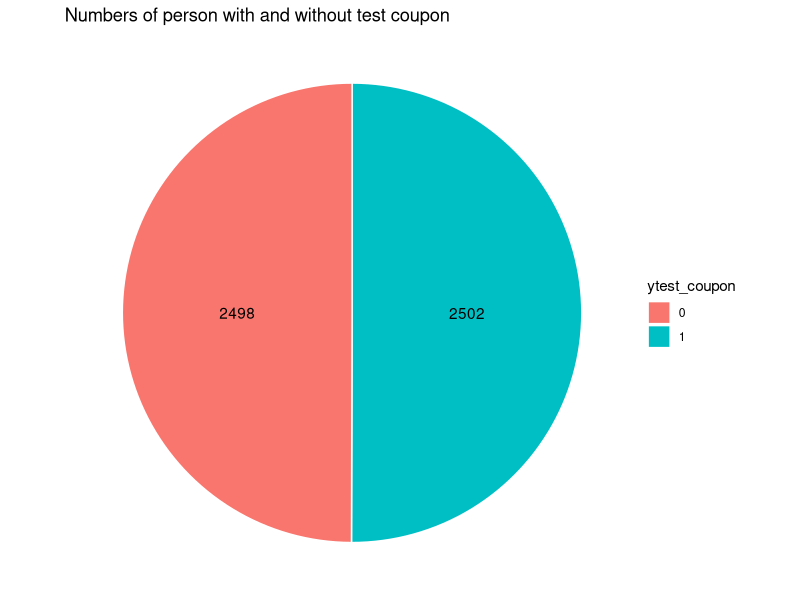
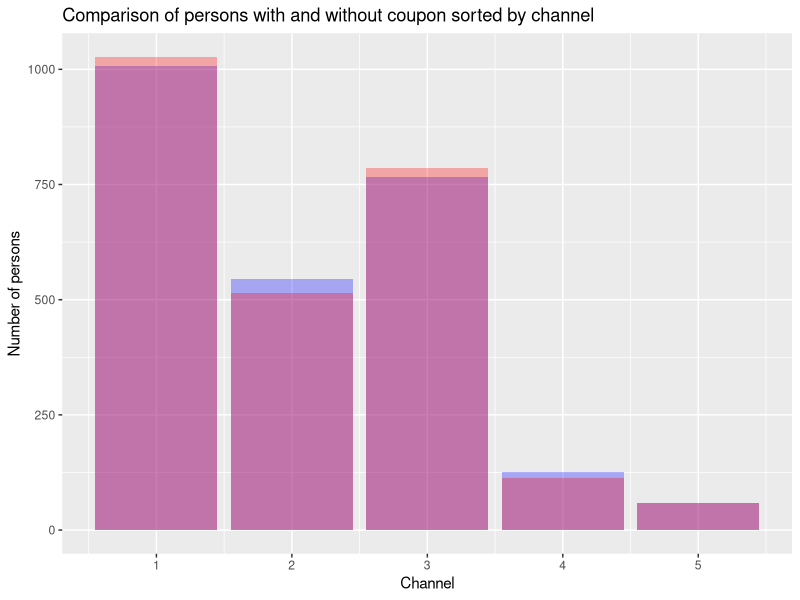
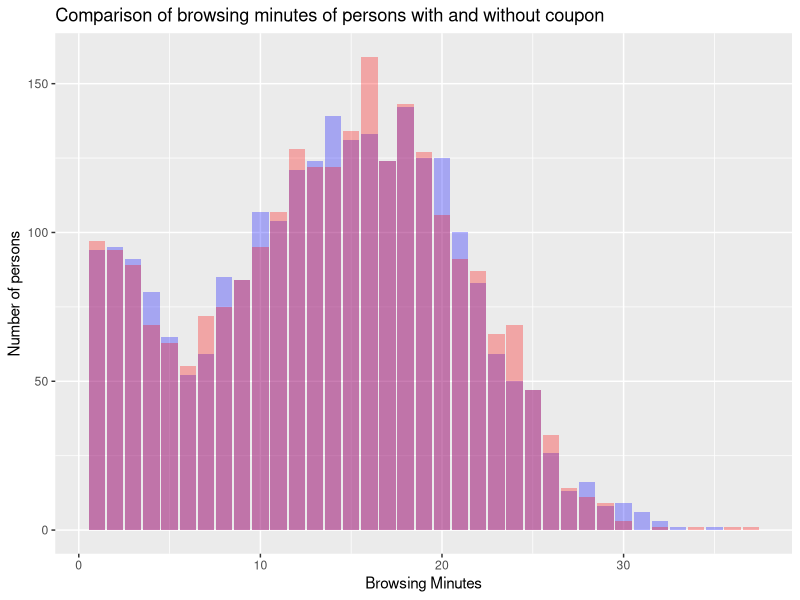
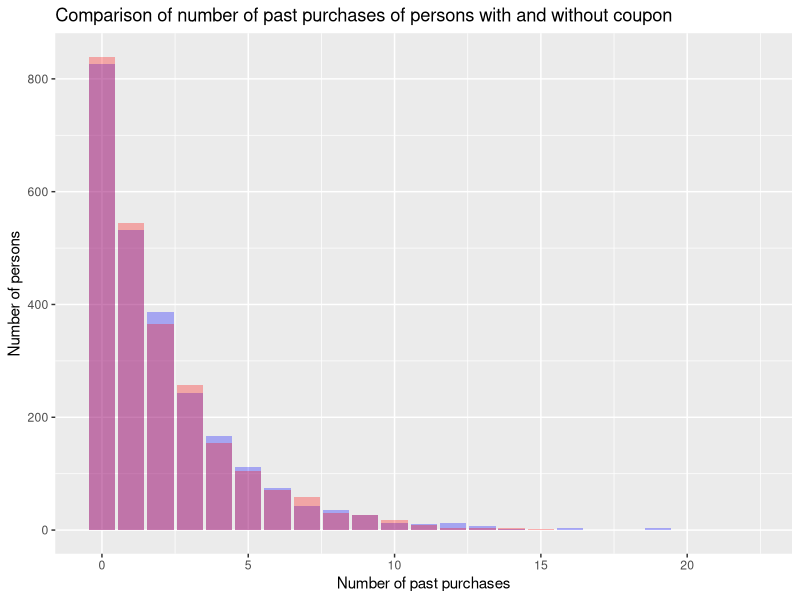
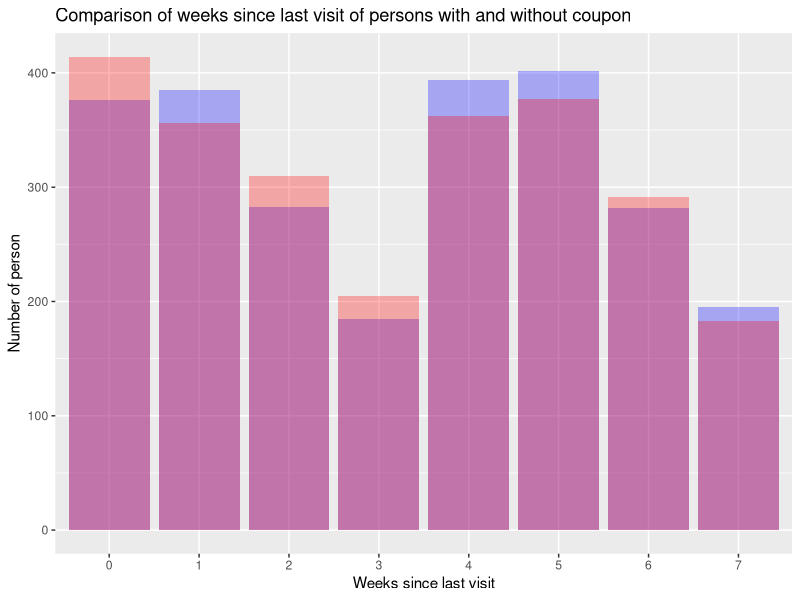
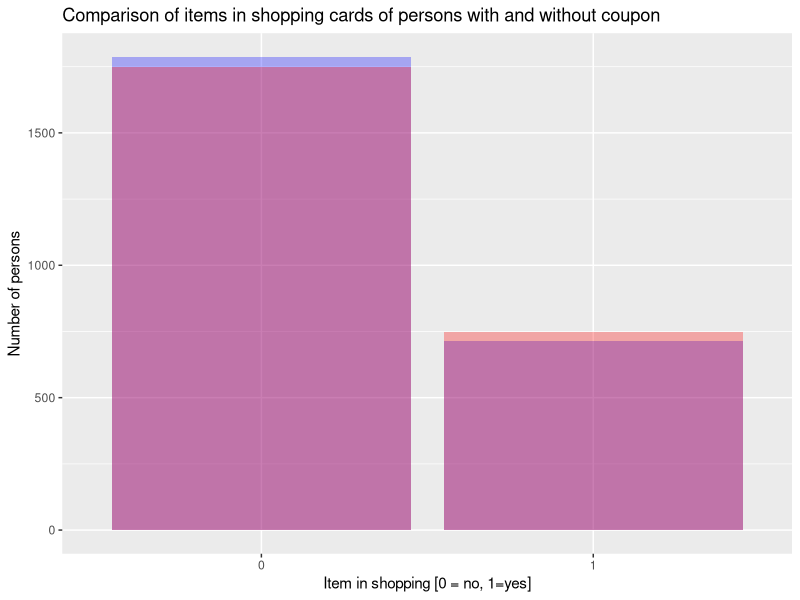
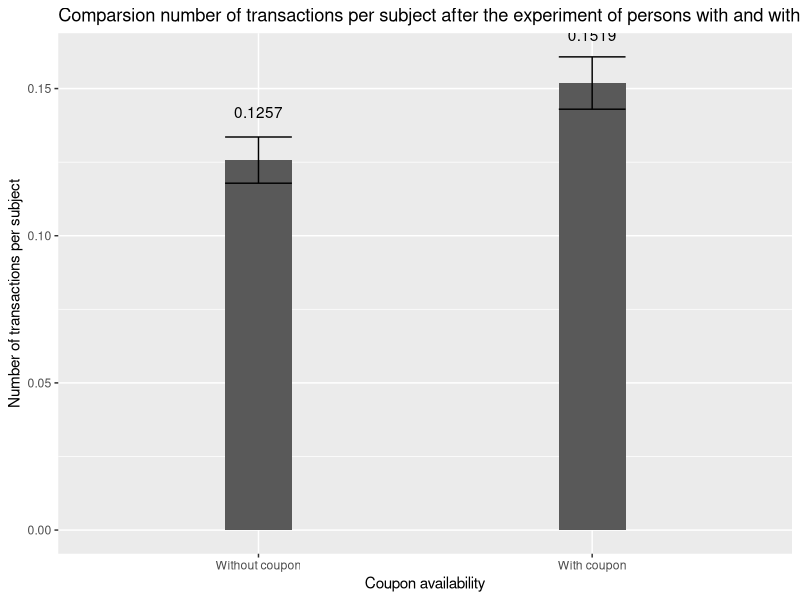
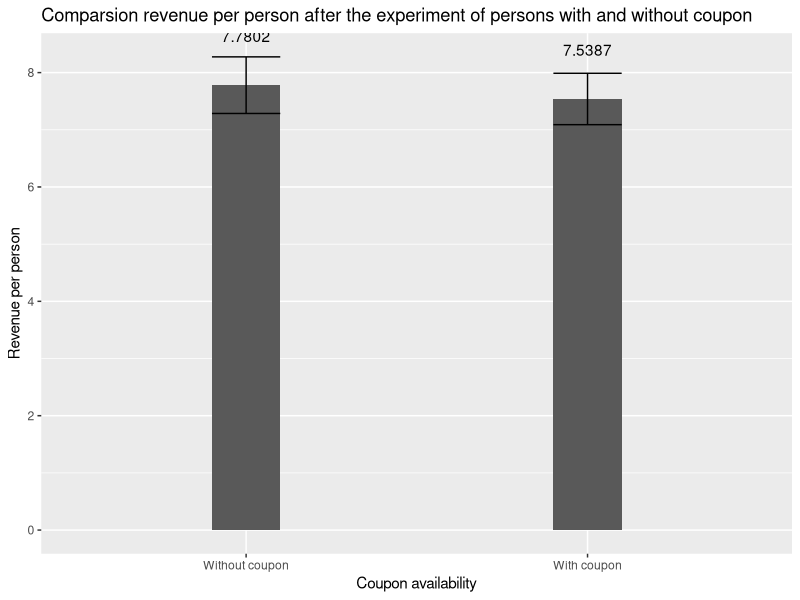

Generate these figures, in order, with R:
# install.packages("tidyverse")
# install.packages("plotrix")
# install.packages("psych")
# install.packages("ggplot2")
# install.packages("psych")
library(tidyverse)
library(plotrix)
library(psych)
library(ggplot2)
library(psych)
data <- read.csv("data.csv")


# _______        _      __ 
#|__   __|      | |    /_ |
#   | | __ _ ___| | __  | |
#   | |/ _` / __| |/ /  | |
#   | | (_| \__ \   <   | |
#   |_|\__,_|___/_|\_\  |_|
#                   
# (check if manipulation was indeed random)

# Compare number of values in both test sets
data$ytest_coupon=factor(data$test_coupon)
data$yshopping_cart=factor(data$shopping_cart)
no_test_coupon <- data %>%
  group_by(ytest_coupon) %>%
  summarise(n = n())

no_test_coupon
no_test_coupon_pos <- no_test_coupon %>% 
  arrange(desc(ytest_coupon)) %>%
  mutate(lab.ypos = cumsum(n) - 0.5*n)
no_test_coupon_pos

ggplot(no_test_coupon_pos, aes(x="", y = n, fill = ytest_coupon)) + 
  geom_bar(width = 1, stat= "identity", color= "white") + 
  coord_polar("y", start = 0) + 
  geom_text(aes(y = lab.ypos, label=n), color= "black") + 
  theme_void() +
  ggtitle("Numbers of person with and without test coupon")


# Generate data-frames for plotting for coupon and no-coupon
data_coupon <- data %>% filter(test_coupon == 1)
data_no_coupon <- data %>% filter(test_coupon == 0)

# check for randomness in channel_acq
data_channel_acq <- data %>%
    group_by(test_coupon, channel_acq) %>%
    summarize(number = n())

ggplot(data, aes(x = channel_acq, fill = test_coupon)) +
    geom_bar(data = data_coupon, fill = "blue", alpha = 0.3) +
    geom_bar(data = data_no_coupon, fill = "red", alpha = 0.3) + 
    labs(title="Comparison of persons with and without coupon sorted by channel", x = "Channel", y = "Number of persons")

# Maybe relevant: wilcox.test(browsing_minutes ~ test_coupon, data = data)

# Check for randomness in browsing_minutes
data %>%
    group_by(test_coupon) %>%
    summarise(
      number = n(), 
      mean_browsing_minutes = mean(browsing_minutes),
      sd_browsing_minutes = sd(browsing_minutes), 
      std_browsing_minutes = std.error(browsing_minutes)
    )

describeBy(data$browsing_minutes, data$test_coupon)

ggplot(data, aes(x = browsing_minutes, fill = test_coupon)) +
    geom_bar(data = data_coupon, fill = "blue", alpha = 0.3) +
    geom_bar(data = data_no_coupon, fill = "red", alpha = 0.3) +
    labs(title="Comparison of browsing minutes of persons with and without coupon", x="Browsing Minutes", y="Number of persons")


# Check for randomness in num_past_purch
data %>%
    group_by(test_coupon) %>%
    summarize(
        number = n(), mean(num_past_purch),
        sd(num_past_purch), std.error(num_past_purch)
    )

describeBy(data$num_past_purch, data$test_coupon)

ggplot(data, aes(x = num_past_purch, fill = test_coupon)) +
    geom_bar(data = data_coupon, fill = "blue", alpha = 0.3) +
    geom_bar(data = data_no_coupon, fill = "red", alpha = 0.3) +
    labs(title="Comparison of number of past purchases of persons with and without coupon", x="Number of past purchases", y="Number of persons")


# Check for randomness spent_last_purchase
data %>%
    group_by(test_coupon) %>%
    summarize(
        number = n(), mean(spent_last_purchase),
        sd(spent_last_purchase), std.error(spent_last_purchase)
    )

describeBy(data$spent_last_purchase, data$test_coupon)

# Check for randomness in weeks_since_visit
data %>%
    group_by(test_coupon) %>%
    summarize(
        number = n(), mean(weeks_since_visit),
        sd(weeks_since_visit), std.error(weeks_since_visit)
    )

describeBy(data$weeks_since_visit, data$test_coupon)

ggplot(data, aes(x = factor(weeks_since_visit), fill = test_coupon)) +
    geom_bar(data = data_coupon, fill = "blue", alpha = 0.3) +
    geom_bar(data = data_no_coupon, fill = "red", alpha = 0.3) +
    labs(title="Comparison of weeks since last visit of persons with and without coupon", x="Weeks since last visit", y="Number of person")


# Check for shopping_cart
describeBy(data$shopping_cart, data$test_coupon)

ggplot(data, aes(x = factor(shopping_cart), fill = test_coupon)) +
  geom_bar(data = data_coupon, fill = "blue", alpha = 0.3) +
  geom_bar(data = data_no_coupon, fill = "red", alpha = 0.3) + 
  labs(title="Comparison of items in shopping cards of persons with and without coupon", x = "Item in shopping [0 = no, 1=yes]", y = "Number of persons")


#  _______        _      ___  
# |__   __|      | |    |__ \ 
#    | | __ _ ___| | __    ) |
#    | |/ _` / __| |/ /   / / 
#    | | (_| \__ \   <   / /_ 
#    |_|\__,_|___/_|\_\ |____|
#
# (Were they effective: Did it increase revenue or interactions?)

effects_of_coupon <- data %>%
    group_by(test_coupon) %>%
    summarize(
        number = n(), revenue_per_subject = sum(revenue_after) / n(),
        transactions_per_subject = sum(trans_after) / n(), error_rev=std.error(revenue_after), error_trans=std.error(trans_after)
    )

# Plot transactions_per_subject
plot_data <- data.frame(
    coupon = factor(c("Without coupon", "With coupon"),
        levels = c("Without coupon", "With coupon")
    ),
    transactions_per_subject = effects_of_coupon$transactions_per_subject,
    error_trans = effects_of_coupon$error_trans,
    error_rev = effects_of_coupon$error_rev
)
ggplot(plot_data, aes(x = coupon, y = transactions_per_subject)) +
    geom_bar(stat = "identity", width = 0.2) +
    geom_errorbar(aes(ymin = transactions_per_subject - error_trans,
      ymax = transactions_per_subject + error_trans), width = .2,
      position = position_dodge(.9)) +
    geom_text(aes(label=round(transactions_per_subject, digits=4)), position=position_dodge(width=0.9), vjust=-3.5)+
    labs(title="Comparsion number of transactions per subject after the experiment of persons with and without coupon", x="Coupon availability", y="Number of transactions per subject")

# Plot revenue_per_subject
plot_data <- data.frame(
    coupon = factor(c("Without coupon", "With coupon"),
        levels = c("Without coupon", "With coupon")
    ),
    revenue_per_subject = effects_of_coupon$revenue_per_subject,
    error_trans = effects_of_coupon$error_trans,
    error_rev = effects_of_coupon$error_rev
)
ggplot(plot_data, aes(x = coupon, y = revenue_per_subject)) +
    geom_bar(stat = "identity", width = 0.2) +
    geom_errorbar(aes(ymin = revenue_per_subject - error_rev,
      ymax = revenue_per_subject + error_rev), width = .2,
      position = position_dodge(.9)) +
    geom_text(aes(label=round(revenue_per_subject, digits=4)), position=position_dodge(width=0.9), vjust=-3.6) +
    labs(title="Comparsion revenue per person after the experiment of persons with and without coupon", x="Coupon availability", y="Revenue per person")


#  _______        _      ____  
# |__   __|      | |    |___ \ 
#    | | __ _ ___| | __   __) |
#    | |/ _` / __| |/ /  |__ < 
#    | | (_| \__ \   <   ___) |
#    |_|\__,_|___/_|\_\ |____/ 

# a. What drives effect of the coupon?
# Q: Does the number of previous purchases impact the efficiency
# (the revenue per subject) of the coupon?
a <- data %>%
    group_by(test_coupon, num_past_purch) %>%
    summarize(
        number = n(), revenue_per_subject = sum(revenue_after) / n(),
        transactions_per_subject = sum(trans_after) / n(), 
        error_revenue = std.error(revenue_after),
        error_trans = std.error(trans_after)
    ) %>% filter(number >= 10 )
a$ytest_coupon = factor(a$test_coupon)
print(n = 100, a)
# A: Yes, it does. E

ggplot(a, aes(x = num_past_purch, y = revenue_per_subject, fill=ytest_coupon)) +
  geom_bar(stat="identity", color="black", position=position_dodge()) + 
  geom_errorbar(aes(ymin = revenue_per_subject - error_revenue,
        ymax = revenue_per_subject + error_revenue), width = .2,
        position = position_dodge(.9)) +
  labs(title="Revenue per person with respect to past purchases and in comparison with and without coupon", x = "Number of past purchases", y = "Revenue per person")


ggplot(a, aes(x = num_past_purch, y = transactions_per_subject, fill=ytest_coupon)) +
  geom_bar(stat="identity", color="black", position=position_dodge()) +
  geom_errorbar(aes(ymin = transactions_per_subject - error_trans,
      ymax = transactions_per_subject + error_trans), width = .2,
      position = position_dodge(.9)) +
  labs(title="Transaction per person with respect to past purchases and in comparison with and without coupon", x = "Number of past purchases", y = "Transactions per person")


b <- data %>%
    group_by(test_coupon, weeks_since_visit) %>%
    summarize(n(), revenue_per_subject = mean(revenue_after))
b
b$ytest_coupon = factor(b$test_coupon)

ggplot(b, aes(x = factor(weeks_since_visit), y = revenue_per_subject, fill=ytest_coupon)) +
  geom_bar(stat="identity", color="black", position=position_dodge()) +
  geom_text(aes(label=round(revenue_per_subject, digits=3)), position=position_dodge(width=0.9), vjust=-0.25) +
  labs(title="Revenue per subject with respect to weeks since last visit and in comparison with and without coupon", x = "Weeks since last visit", y = "Revenue per subect")


# Differences per channel
c <- data %>%
    group_by(test_coupon, channel_acq) %>%
    summarize(n(), revenue_per_subject = mean(revenue_after), transactions_per_subject = mean(trans_after))

c$ytest_coupon = factor(c$test_coupon)

ggplot(c, aes(x = channel_acq, y = revenue_per_subject, fill=ytest_coupon)) +
  geom_bar(stat="identity", color="black", position=position_dodge()) +
  geom_text(aes(label=round(revenue_per_subject, digits=3)), position=position_dodge(width=0.9), vjust=-0.25) + 
  labs(title="Revenue per subject with respect to channel acquisition and in comparison with and without coupon", x = "Channels", y = "Revenue per subect")

ggplot(c, aes(x = channel_acq, y = transactions_per_subject, fill=ytest_coupon)) +
  geom_bar(stat="identity", color="black", position=position_dodge()) +
  geom_text(aes(label=round(revenue_per_subject, digits=3)), position=position_dodge(width=0.9), vjust=-0.25) + 
  labs(title="Transactions per subject with respect to channel acquisition and in comparison with and without coupon", x = "Channels", y = "Transactions per subect")


# Rev&Trans -> NO for 1-search and 5-other (but 5-other has small n()),
# MINIMAL for 4-referral and YES for Social (2-facebook, 3-instagram)

# Shopping cart difference
shopping_cart <- data %>%
    group_by(shopping_cart, test_coupon) %>%
    summarize(number = n(), revenue_per_subject = mean(revenue_after),
    error = std.error(revenue_after), transactions = mean(trans_after))

ggplot(shopping_cart, aes(x = shopping_cart, y = revenue_per_subject, fill=factor(test_coupon))) +
  geom_bar(stat="identity", color="black", position=position_dodge()) +
  geom_errorbar(aes(ymin = revenue_per_subject - error,
        ymax = revenue_per_subject + error), width = .2,
        position = position_dodge(.9)) +
  labs(title="Revenue per subject with respect to shopping cart and in comparison with and without coupon", x = "Shopping cart (1) or not (0)", y = "Revenue per subect")

# Number of past purchases & Social media
## Facebook
facebook <- data %>%
    filter(channel_acq == 2) %>%
    group_by(num_past_purch, test_coupon) %>%
    summarize(number = n(), revenue_per_subject = mean(revenue_after),
    error_revenue = std.error(revenue_after), transactions_per_subject = mean(trans_after), error_trans = std.error(trans_after)) %>%
    filter(number >= 10)

facebook$ytest_coupon=factor(facebook$test_coupon)

ggplot(facebook, aes(x = factor(num_past_purch), y = revenue_per_subject, fill=ytest_coupon)) +
  geom_bar(stat="identity", color="black", position=position_dodge()) +
  geom_errorbar(aes(ymin = revenue_per_subject - error_revenue,
        ymax = revenue_per_subject + error_revenue), width = .2,
        position = position_dodge(.9)) +
  labs(title="Revenue per subject with respect to facebook channel acquistion and in comparison with and without coupon", x = "Number of past purchases", y = "Revenue per person")

ggplot(facebook, aes(x = factor(num_past_purch), y = transactions_per_subject, fill=ytest_coupon)) +
  geom_bar(stat="identity", color="black", position=position_dodge()) +
  geom_errorbar(aes(ymin = transactions_per_subject - error_trans,
        ymax = transactions_per_subject + error_trans), width = .2,
        position = position_dodge(.9)) +
  labs(title="Transactions per subject with respect to facebook channel acquistion and in comparison with and without coupon", x = "Number of past purchases", y = "Transactions per person")

## Instagram
instagram <- data %>%
    filter(channel_acq == 3) %>%
    group_by(num_past_purch, test_coupon) %>%
    summarize(number = n(), revenue_per_subject = mean(revenue_after),
    error_revenue = std.error(revenue_after), transactions_per_subject = mean(trans_after), error_trans= std.error(trans_after)) %>%
    filter(number >= 10)

instagram$ytest_coupon=factor(instagram$test_coupon)

ggplot(instagram, aes(x = factor(num_past_purch), y = revenue_per_subject, fill=ytest_coupon)) +
  geom_bar(stat="identity", color="black", position=position_dodge()) +
  geom_errorbar(aes(ymin = revenue_per_subject - error_revenue,
        ymax = revenue_per_subject + error_revenue), width = .2,
        position = position_dodge(.9)) +
  labs(title="Revenue per subject with respect to instagram channel acquistion and in comparison with and without coupon", x = "Number of past purchases", y = "Revenue per person")


ggplot(instagram, aes(x = factor(num_past_purch), y = transactions_per_subject, fill=ytest_coupon)) +
  geom_bar(stat="identity", color="black", position=position_dodge()) +
  geom_errorbar(aes(ymin = transactions_per_subject - error_trans,
        ymax = transactions_per_subject + error_trans), width = .2,
        position = position_dodge(.9)) +
  labs(title="Transactions per subject with respect to instagram channel acquistion and in comparison with and without coupon", x = "Number of past purchases", y = "Transactions per person")


## Referral
referral <- data %>%
    filter(channel_acq == 4) %>%
    group_by(num_past_purch, test_coupon) %>%
    summarize(number = n(), revenue_per_subject = mean(revenue_after),
    error_revenue = std.error(revenue_after), transactions_per_subject = mean(trans_after), error_trans=std.error(trans_after)) %>%
    filter(number >= 10)

referral$ytest_coupon=factor(referral$test_coupon)

ggplot(referral, aes(x = factor(num_past_purch), y = revenue_per_subject, fill=ytest_coupon)) +
  geom_bar(stat="identity", color="black", position=position_dodge()) +
  geom_errorbar(aes(ymin = revenue_per_subject - error_revenue,
        ymax = revenue_per_subject + error_revenue), width = .2,
        position = position_dodge(.9)) +
  labs(title="Revenue per subject with respect to referral channel acquistion and in comparison with and without coupon", x = "Number of past purchases", y = "Revenue per person")

ggplot(referral, aes(x = factor(num_past_purch), y = transactions_per_subject, fill=ytest_coupon)) +
  geom_bar(stat="identity", color="black", position=position_dodge()) +
  geom_errorbar(aes(ymin = transactions_per_subject - error_trans,
        ymax = transactions_per_subject + error_trans), width = .2,
        position = position_dodge(.9)) +
  labs(title="Transactions per subject with respect to referral channel acquistion and in comparison with and without coupon", x = "Number of past purchases", y = "Transactions per person")

## google

google <- data %>%
    filter(channel_acq == 1) %>%
    group_by(num_past_purch, test_coupon) %>%
    summarize(number = n(), revenue_per_subject = mean(revenue_after),
    error_revenue = std.error(revenue_after), transactions_per_subject = mean(trans_after), error_trans = std.error(trans_after)) %>%
    filter(number >= 10)

google$ytest_coupon=factor(google$test_coupon)

ggplot(google, aes(x = factor(num_past_purch), y = revenue_per_subject, fill=ytest_coupon)) +
  geom_bar(stat="identity", color="black", position=position_dodge()) +
  geom_errorbar(aes(ymin = revenue_per_subject - error_revenue,
        ymax = revenue_per_subject + error_revenue), width = .2,
        position = position_dodge(.9)) +
  labs(title="Revenue per subject with respect to google channel acquistion and in comparison with and without coupon", x = "Number of past purchases", y = "Revenue per person")

ggplot(google, aes(x = factor(num_past_purch), y = transactions_per_subject, fill=ytest_coupon)) +
  geom_bar(stat="identity", color="black", position=position_dodge()) +
  geom_errorbar(aes(ymin = transactions_per_subject - error_trans,
        ymax = transactions_per_subject + error_trans), width = .2,
        position = position_dodge(.9)) +
  labs(title="Transaction per subject with respect to google channel acquistion and in comparison with and without coupon", x = "Number of past purchases", y = "Transaction per person")


## Other
other <- data %>%
    filter(channel_acq == 5) %>%
    group_by(num_past_purch, test_coupon) %>%
    summarize(number = n(), revenue_per_subject = mean(revenue_after),
    error_revenue = std.error(revenue_after), transactions_per_subject = mean(trans_after), error_trans=std.error(trans_after)) %>%
    filter(number >= 10)


other$ytest_coupon=factor(other$test_coupon)

ggplot(other, aes(x = num_past_purch, y = revenue_per_subject, fill=ytest_coupon)) +
  geom_bar(stat="identity", color="black", position=position_dodge()) +
  geom_errorbar(aes(ymin = revenue_per_subject - error_revenue,
        ymax = revenue_per_subject + error_revenue), width = .2,
        position = position_dodge(.9)) +
  labs(title="Revenue per subject with respect to other channel acquistion and in comparison with and without coupon", x = "Number of past purchases", y = "Revenue per person")

ggplot(other, aes(x = num_past_purch, y = transactions_per_subject, fill=ytest_coupon)) +
  geom_bar(stat="identity", color="black", position=position_dodge()) +
  geom_errorbar(aes(ymin = transactions_per_subject - error_trans,
        ymax = transactions_per_subject + error_trans), width = .2,
        position = position_dodge(.9)) +
  labs(title="Transactions per subject with respect to other channel acquistion and in comparison with and without coupon", x = "Number of past purchases", y = "Transactions per person")



# -> Facebook, Instagram with 0-2 past purchses
#    Referral only with 0 past purchases (but small sample size, high error)

# Google vs. Facebook with shopping cart

shopping_cart_full <- data %>%
    group_by(shopping_cart, test_coupon) %>%
    summarize(number = n(), revenue = mean(revenue_after),
    error_revenue = std.error(revenue_after), transactions = mean(trans_after), 
    error_trans = std.error(trans_after)) %>%
    filter(number >= 10)

head(shopping_cart_full)

ggplot(shopping_cart_full, aes(fill = factor(test_coupon),
        y = revenue, x = factor(shopping_cart), group = test_coupon)) +
    geom_bar(position = "dodge", stat = "identity") +
    geom_errorbar(aes(ymin = revenue - error_revenue,
        ymax = revenue + error_revenue), width = .2,
        position = position_dodge(.9)) + 
    labs(title="Revenues of persons with items in shopping carts with and without coupon", x = "Item in shopping [0 = no, 1=yes]", y = "Revenue per person")


ggplot(shopping_cart_full, aes(fill = factor(test_coupon),
        y = transactions, x = factor(shopping_cart), group = test_coupon)) +
    geom_bar(position = "dodge", stat = "identity") +
    geom_errorbar(aes(ymin = transactions - error_trans,
        ymax = transactions + error_trans), width = .2,
        position = position_dodge(.9)) +
    labs(title="Transactions of persons with items in shopping carts with and without coupon", x = "Item in shopping [0 = no, 1=yes]", y = "Transactions per person")

shopping_cart_fb <- data %>%
    filter(channel_acq == 2) %>%
    group_by(shopping_cart, test_coupon) %>%
    summarize(number = n(), revenue = mean(revenue_after),
    error_revenue = std.error(revenue_after), transactions = mean(trans_after), 
    error_trans = std.error(trans_after)) %>%
    filter(number >= 10)


shopping_cart_fb


ggplot(shopping_cart_fb, aes(fill = factor(test_coupon), y = revenue, x = factor(shopping_cart))) +
    geom_bar(position = "dodge", stat = "identity") +
    geom_errorbar(aes(ymin = revenue - error_revenue, ymax = revenue + error_revenue), width = .2, position = position_dodge(.9)) + 
    labs(title="Revenue of facebook channel acquisition with persons having items in shopping carts", x = "Items in shopping cart [0=no; 1=yes]", y = "Revenue per person")


shopping_cart_ig <- data %>%
    filter(channel_acq == 3) %>%
    group_by(shopping_cart, test_coupon) %>%
    summarize(number = n(), revenue = mean(revenue_after),
    error_revenue = std.error(revenue_after), transactions = mean(trans_after), 
    error_trans = std.error(trans_after)) %>%
    filter(number >= 10)

shopping_cart_ig

ggplot(shopping_cart_ig, aes(fill = factor(test_coupon), y = revenue, x = factor(shopping_cart))) +
    geom_bar(position = "dodge", stat = "identity") +
    geom_errorbar(aes(ymin = revenue - error_revenue, ymax = revenue + error_revenue), width = .2, position = position_dodge(.9)) + 
    labs(title="Revenue of instagram channel acquisition with persons having items in shopping carts", x = "Items in shopping cart [0=no; 1=yes]", y = "Revenue per person")


shopping_cart_google <- data %>%
    filter(channel_acq == 1) %>%
    group_by(shopping_cart, test_coupon) %>%
    summarize(number = n(), revenue = mean(revenue_after),
    error_revenue = std.error(revenue_after), transactions = mean(trans_after), 
    error_trans = std.error(trans_after)) %>%
    filter(number >= 10)

ggplot(shopping_cart_google, aes(fill = factor(test_coupon), y = revenue, x = factor(shopping_cart))) +
    geom_bar(position = "dodge", stat = "identity") +
    geom_errorbar(aes(ymin = revenue - error_revenue, ymax = revenue + error_revenue), width = .2, position = position_dodge(.9)) + 
    labs(title="Revenue of google channel acquisition with persons having items in shopping carts", x = "Items in shopping cart [0=no; 1=yes]", y = "Revenue per person")


shopping_cart_ref <- data %>%
    filter(channel_acq == 4) %>%
    group_by(shopping_cart, test_coupon) %>%
    summarize(number = n(), revenue = mean(revenue_after),
    error_revenue = std.error(revenue_after), transactions = mean(trans_after), 
    error_trans = std.error(trans_after)) %>%
    filter(number >= 10)

shopping_cart_ref

ggplot(shopping_cart_ref, aes(fill = factor(test_coupon), y = revenue, x = factor(shopping_cart))) +
    geom_bar(position = "dodge", stat = "identity") +
    geom_errorbar(aes(ymin = revenue - error_revenue, ymax = revenue + error_revenue), width = .2, position = position_dodge(.9)) + 
    labs(title="Revenue of referral channel acquisition with persons having items in shopping carts", x = "Items in shopping cart [0=no; 1=yes]", y = "Revenue per person")


# => For Facebook only with item in shopping cart,
#  Instagram regardless of the shopping cart,
#  revenue increases for the coupon

# Weeks since visit => No difference in itself


time_past <- data %>%
    group_by(weeks_since_visit, test_coupon) %>%
    summarize(number = n(), revenue = mean(revenue_after),
    error_revenue = std.error(revenue_after), transactions = mean(trans_after), 
    error_trans = std.error(trans_after)) %>%
    filter(number >= 10)

print(time_past, n=100)

time_past

ggplot(time_past, aes(fill = factor(test_coupon),
        y = revenue, x = weeks_since_visit, group = test_coupon)) +
    geom_bar(position = "dodge", stat = "identity") +
    geom_errorbar(aes(ymin = revenue - error_revenue,
        ymax = revenue + error_revenue), width = .2,
        position = position_dodge(.9)) +
    labs(title="Revenue with respect to weeks since last visit and coupon availability", x="Weeks since last visit", y="Revenue")

# Browsing Minutes => Few minutes better for coupon but high error

time_spent <- data %>%
    mutate(ints = cut(browsing_minutes, breaks = 20)) %>%
    group_by(ints, test_coupon) %>%
    summarize(number = n(), revenue = mean(revenue_after),
    error_revenue = std.error(revenue_after), transactions = mean(trans_after), 
    error_trans = std.error(trans_after)) %>%
    filter(number >= 50)

print(time_spent, n=100)

ggplot(time_spent, aes(fill = factor(test_coupon),
        y = revenue, x = ints, group = test_coupon)) +
    geom_bar(position = "dodge", stat = "identity") +
    geom_errorbar(aes(ymin = revenue - error_revenue,
        ymax = revenue + error_revenue), width = .2,
        position = position_dodge(.9)) +
    labs(title="Revenue with respect to browsing minutes and coupon availability", x="Browsing Minutes", y="Revenue")


# b. Is it relevant for everyone or just for a specific target group?
#    Difference between channels or customers?
# RESULT:
# Target Facebook, Instagram and Referral with Shopping cart or 0-2 past purchases, not-target google or other at all

# BUT: This leads to discrimination




#  _______        _      _  _   
# |__   __|      | |    | || |  
#    | | __ _ ___| | __ | || |_ 
#    | |/ _` / __| |/ / |__   _|
#    | | (_| \__ \   <     | |  
#    |_|\__,_|___/_|\_\    |_|  
                            
# a. Which of the new customers should recieve a coupon
# (FB and Shopping Cart) or (0-2 past purchases) or IG

# Group#1: YES / YES

data %>%
    filter((((channel_acq == 2 & shopping_cart == 1) |  channel_acq == 3) & num_past_purch < 3) & test_coupon == 1) %>%
    summarize(n(), mean(revenue_after), std.error(revenue_after), mean(trans_after), std.error(trans_after))

# Group#2: NO / NO

data %>%
    filter(!((((channel_acq == 2 & shopping_cart == 1) |  channel_acq == 3) & num_past_purch < 3)) & test_coupon == 0) %>%
    summarize(n(), mean(revenue_after), std.error(revenue_after), mean(trans_after), std.error(trans_after))

# Group didn't recieve a coupon (control group)
control_cust_data <- data %>%
    filter(test_coupon == 0) %>%
    summarize(n(), mean_revenue = mean(revenue_after), std.error(revenue_after), mean_trans = mean(trans_after), std.error(trans_after))

# Group #1 + #2 (with AND num_past_purch  < 3)

chosen_cust_data <- data %>%
    filter(((((channel_acq == 2 & shopping_cart == 1) |  channel_acq == 3) & num_past_purch < 3) & test_coupon == 1) |
        (!((((channel_acq == 2 & shopping_cart == 1) |  channel_acq == 3) & num_past_purch < 3)) & test_coupon == 0)) %>%
    summarize(n(), mean_revenue = mean(revenue_after), std.error(revenue_after), mean_trans = mean(trans_after), std.error(trans_after))

# Group #1 + #2 (with OR num_past_purch  < 3) - ONLY FOR TESTING PURPOSE

data %>%
    filter(((((channel_acq == 2 & shopping_cart == 1) |  channel_acq == 3) | num_past_purch < 3) & test_coupon == 1) |
        (!((((channel_acq == 2 & shopping_cart == 1) |  channel_acq == 3) | num_past_purch < 3)) & test_coupon == 0)) %>%
    summarize(n(), mean(revenue_after), std.error(revenue_after), mean(trans_after), std.error(trans_after))

# b. By how much in terms of revenue increase would this campaign be effective
# if those cust. were targeted

increase <- (chosen_cust_data$mean_revenue / control_cust_data$mean_revenue) - 1
print(increase)

# => Mean revenue increased by 9.8%

# b. By how much in terms of transactions increase would this campaign be effective
# if those cust. were targeted

increase <- (chosen_cust_data$mean_trans / control_cust_data$mean_trans) - 1
print(increase)

# => Transactions increased by 15.5%

# b. By how much in terms of revenue increase would this campaign be effective
# if those cust. were targeted



#  _______        _      _____ 
# |__   __|      | |    | ____|
#    | | __ _ ___| | __ | |__  
#    | |/ _` / __| |/ / |___ \ 
#    | | (_| \__ \   <   ___) |
#    |_|\__,_|___/_|\_\ |____/ 
#
# Is there discrimination when using the strategy
# Female / male with shopping carts
# Facebook&Instagram with minority

# Hint: Include Error-bars of standard error / deviation
# Submit to scheibehenne@kit.edu, use a .ppt and put your names on it
# Results from discussion:
# revenue with coupons got worse

data_new_campaign <- read.csv("data_new_campaign.csv")


# What do we learn from the  demographics data?
# Which groups use which channel?
channel_acq_gender <- data_new_campaign %>%
  group_by(channel_acq, non_male) %>%
  summarize(n = n())

channel_acq_gender

ggplot(channel_acq_gender, aes(x = channel_acq, y = n, fill=factor(non_male))) +
  geom_bar(stat="identity", color="black", position=position_dodge()) +
  geom_text(aes(label=n), position=position_dodge(width=0.9), vjust=-0.25) +
  labs(title="Comparison acquisiton channel with respect to gender", x = "Acquistion Channel", y = "Number of subjects")


channel_acq_minority <- data_new_campaign %>%
  group_by(channel_acq, minority) %>%
  summarize(n = n())


ggplot(channel_acq_minority, aes(x = channel_acq, y = n, fill=factor(minority))) +
  geom_bar(stat="identity", color="black", position=position_dodge()) +
  geom_text(aes(label=n), position=position_dodge(width=0.9), vjust=-0.25) +
  labs(title="Comparison acquisiton channel with respect to minority", x = "Acquistion Channel", y = "Number of subjects")



# Which groups have items in the shopping cart?
shopping_cart_gender <- data_new_campaign %>%
  group_by(shopping_cart, non_male) %>%
  summarize(n = n())

ggplot(shopping_cart_gender, aes(x = factor(shopping_cart), y = n, fill=factor(non_male))) +
  geom_bar(stat="identity", color="black", position=position_dodge()) +
  geom_text(aes(label=n), position=position_dodge(width=0.9), vjust=-0.25) +
  labs(title="Comparison of items in shopping cart with respect to gender", x = "Item in shopping cart [0=no, 1=yes]", y = "Number of subjects")


shopping_cart_minority <- data_new_campaign %>%
  group_by(shopping_cart, minority) %>%
  summarize(n = n())

ggplot(shopping_cart_minority, aes(x = factor(shopping_cart), y = n, fill=factor(minority))) +
  geom_bar(stat="identity", color="black", position=position_dodge()) +
  geom_text(aes(label=n), position=position_dodge(width=0.9), vjust=-0.25) +
  labs(title="Comparison of items in shopping cart with respect to minority", x = "Item in shopping cart [0=no, 1=yes]", y = "Number of subjects")



# apply our filter on the new campaign data
data_new_campaign <- data_new_campaign %>%
    mutate(new_coupon = if_else(((channel_acq == 2 & shopping_cart == 1) |  channel_acq == 3) & num_past_purch < 3, 1, 0))


# Gender: Men who recieve coupon vs women who recieve coupon
plot_gender <- data_new_campaign %>%
  group_by(non_male) %>%
  summarize(perc_with_coupon = sum(new_coupon)/n()*100)

ggplot(plot_gender, aes(x=factor(non_male), y=perc_with_coupon, fill=factor(non_male))) +
  geom_bar(position = "dodge", stat = "identity") +
  labs(title="Comparison of coupon allocation with regards to gender", x="Male (0) vs. Non-male (1)", y="Coupon allocation in percentage")


campaign_gender <- data_new_campaign %>%
  group_by(new_coupon, non_male) %>%
  summarize(n = n())


ggplot(campaign_gender, aes(x = factor(new_coupon), y = n, fill=factor(non_male))) +
  geom_bar(stat="identity", color="black", position=position_dodge()) +
  geom_text(aes(label=n), position=position_dodge(width=0.9), vjust=-0.25) +
  labs(title="Comparison of gender distribution in persons with coupon", x = "Person received coupon [0=no, 1=yes]", y = "Number of subjects")




campaign_minority <- data_new_campaign %>%
  group_by(new_coupon, minority) %>%
  summarize(n = n())

ggplot(campaign_minority, aes(x = factor(new_coupon), y = n, fill=factor(minority))) +
  geom_bar(stat="identity", color="black", position=position_dodge()) +
  geom_text(aes(label=n), position=position_dodge(width=0.9), vjust=-0.25) +
  labs(title="Comparison of minority distribution in persons with coupon", x = "Person received coupon [0=no, 1=yes]", y = "Number of subjects")


# Check for number in males/females in overall and in filtered set
customers_with_coupon_new_campaign = data_new_campaign %>%
  filter(((channel_acq == 2 & shopping_cart == 1) |  channel_acq == 3) & num_past_purch < 3)

# Comparison of coupon alloc. with regards to minorities in states
plot_state <- data_new_campaign %>%
    group_by(state) %>%
    summarize(with_coupon = sum(new_coupon)/n(), minority = sum(minority)/n())  %>%
    gather(factor, value, 2:3)

data_new_campaign %>%
    group_by(state) %>%
    summarize(sum(minority), sum(non_male))

ggplot(plot_state, aes(x=factor(state), y=value, fill=factor)) +
  geom_bar(position=position_dodge(width=0.9), stat = "identity", color="black") +
  labs(title="Comparison of coupon allocation with regards to minorities in states", x="States", y="Proportion of coupons and minority")

# Gender: Men who recieve coupon vs women who recieve coupon
plot_gender <- data_new_campaign %>%
    group_by(non_male) %>%
    summarize(perc_with_coupon = sum(new_coupon)/n()*100)

ggplot(plot_gender, aes(x=factor(non_male), y=perc_with_coupon, fill=factor(non_male))) +
  geom_bar(position=position_dodge(width=0.9), color="black", stat = "identity") +
  labs(title="Comparison of coupon allocation with regards to gender", x="Male (0) vs. Non-male (1)", y="Coupon allocation in percentage")

# Minority: Minorities who recieve coupon vs Non-Minorities who recieve coupon
plot_minority <- data_new_campaign %>%
    group_by(minority) %>%
    summarize(perc_with_coupon = sum(new_coupon)/n()*100)

ggplot(plot_minority, aes(x=factor(minority), y=perc_with_coupon, fill=factor(minority))) +
  geom_bar(position=position_dodge(width=0.9), color="black", stat = "identity") +
  labs(title="Comparison of coupon allocation with regards to minorities", x="Non-minority (0) vs. Minority (1)", y="Coupon allocation in percentage") 

# => Minorities get excluded disproportionally
# => Non-male get slighly excluded from coupon
# => States with minorities get excluded,
# => States (although unopinionated on the surface)
#       are a discriminatory factor as well
